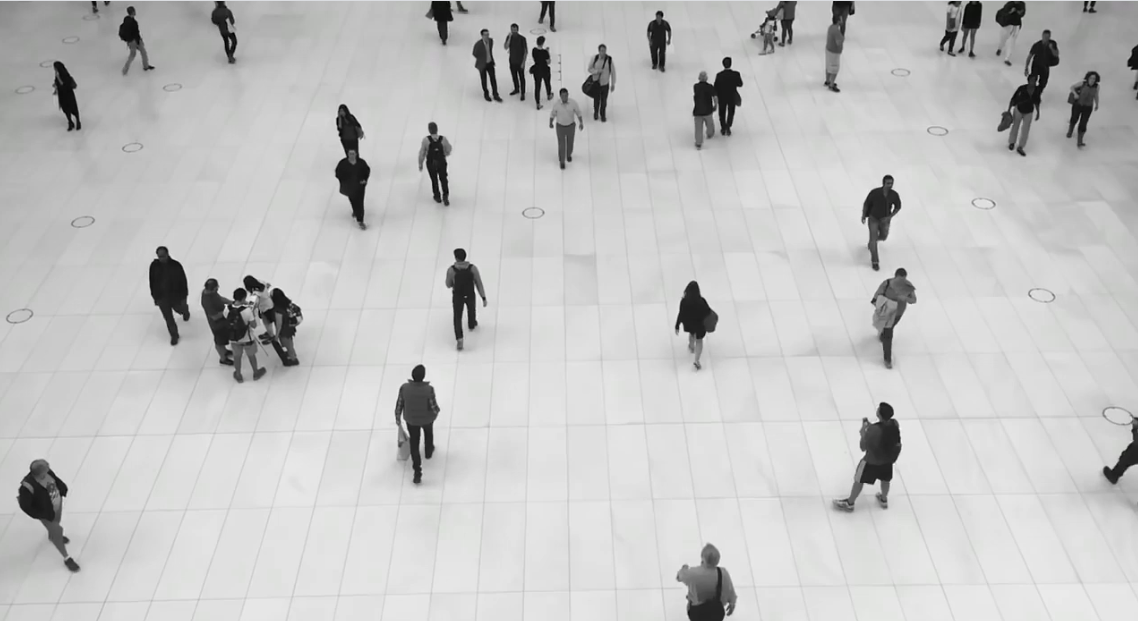
#> input picture image.png, 1138 x 621 px; its folder holds only this picture in this run
$ python -i main.py   (imports and definitions only)
#> lines starting #> are read from the running program, lines starting #| are printed output that depends on the picture; after the words box and inside, x2 and y2 are one past the last pixel; in counts of white or black regions, pixels touching at a corner belong together
#> further down, picture is the input picture: shape (621, 1138, 3); mean B, G, R 195.9, 196.1, 196
from fastapi import FastAPI, WebSocket
import asyncio
import numpy as np
import json
import cv2
import os

# [1 line not run here, left out]

def generate_heatmap_from_frame(frame):
    # 1. Standardize frame size for consistent math
    frame = cv2.resize(frame, (640, 480))
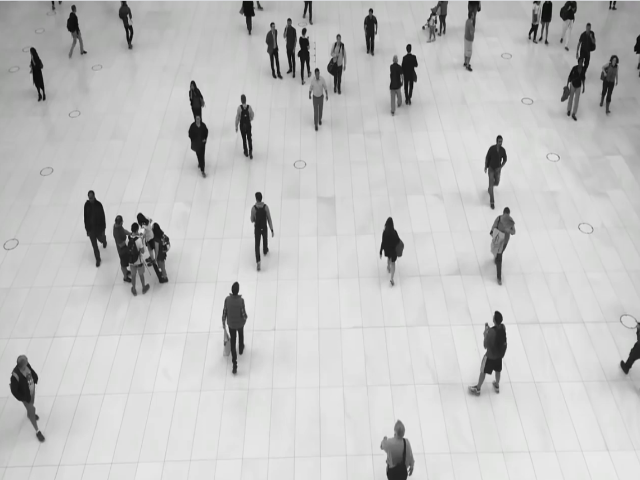
#> frame: shape (480, 640, 3); mean of channels 0, 1, 2 195.8, 196, 195.9; drawn as B, G, R
    gray = cv2.cvtColor(frame, cv2.COLOR_BGR2GRAY)

    # 2. Stronger Blur to kill the grass texture
    blurred = cv2.GaussianBlur(gray, (7, 7), 0)
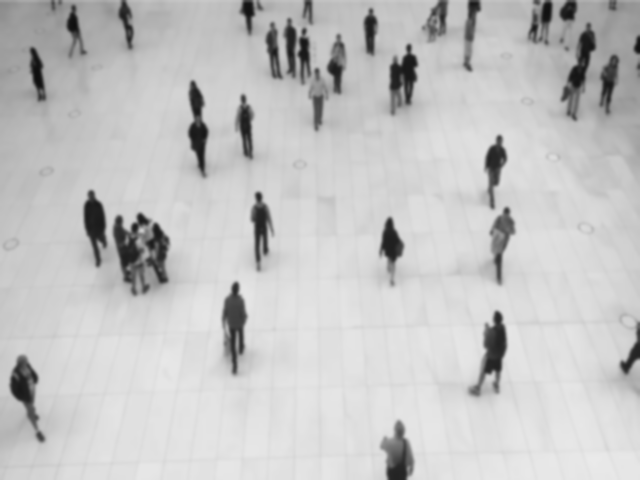
#> blurred: shape (480, 640); min 15, max 234, mean 195.9

    # 3. Canny Edges (Slightly stricter so it only catches hard outlines)
    edges = cv2.Canny(blurred, 50, 150)
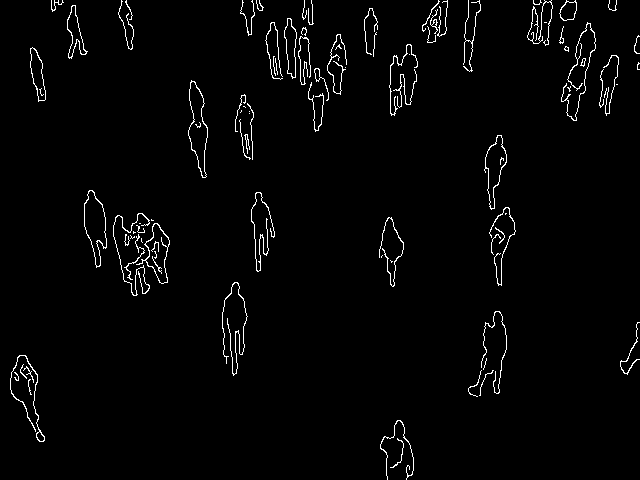
#> edges: shape (480, 640); 2.2% white in thin lines or dots

    # 4. Dilation (Thickens edges)
    kernel = np.ones((3, 3), np.uint8)
    dilated_edges = cv2.dilate(edges, kernel, iterations=1)
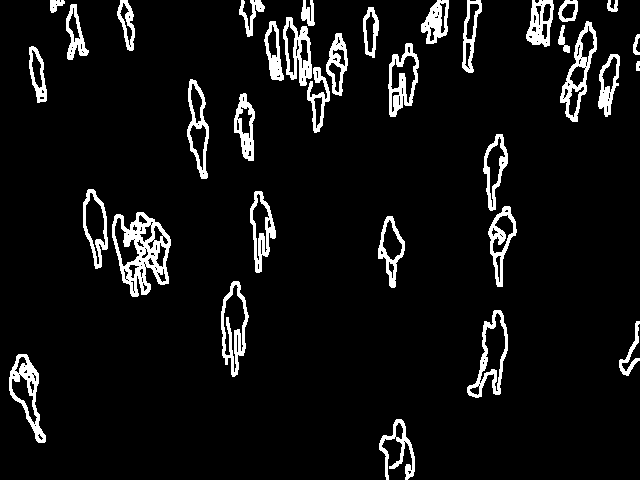
#> dilated_edges: shape (480, 640); 7% white; 35 white regions, largest, box (x1, y1, x2, y2) and area: (112, 212, 171, 297) 2247, (560, 21, 597, 122) 1067, (9, 354, 46, 443) 1040

    # 5. Resize into the 16x16 structural grid
    resized = cv2.resize(dilated_edges, (16, 16), interpolation=cv2.INTER_AREA)
    heatmap = resized / 255.0

    # ---------------------------------------------------------
    # THE FIX: TUNED ADAPTIVE THRESHOLD & OBSERVABILITY
    # ---------------------------------------------------------
    global_density = np.mean(heatmap)
#> global_density = 0.0701

    # Print the score to the terminal so you can see the AI's "thought process"
    print(f"Current Global Density Score: {global_density:.3f}")
#| Current Global Density Score: 0.070

    # We raised the threshold from 0.15 to 0.40!
    if global_density < 0.40:
        # SCENARIO 1: SPARSE CROWD (Aerial Grass Video)
        # Cap the maximum risk at 0.6 so it never triggers the 0.9 Critical alarm.
        heatmap = np.clip(heatmap * 2.5, 0.0, 0.6)
    else:
        # SCENARIO 2: ULTRA-DENSE CROWD (Stadium Video)
        # Allow the multiplier to push hotspots up to 1.0 (Critical Alert).
        heatmap = np.clip(heatmap * 3.5, 0.0, 1.0)

    return heatmap.tolist()

# [50 lines not run here, left out]

>>> import cv2
>>> picture = cv2.imread('image.png')
>>> result = generate_heatmap_from_frame(picture)
#> result = 16 items
